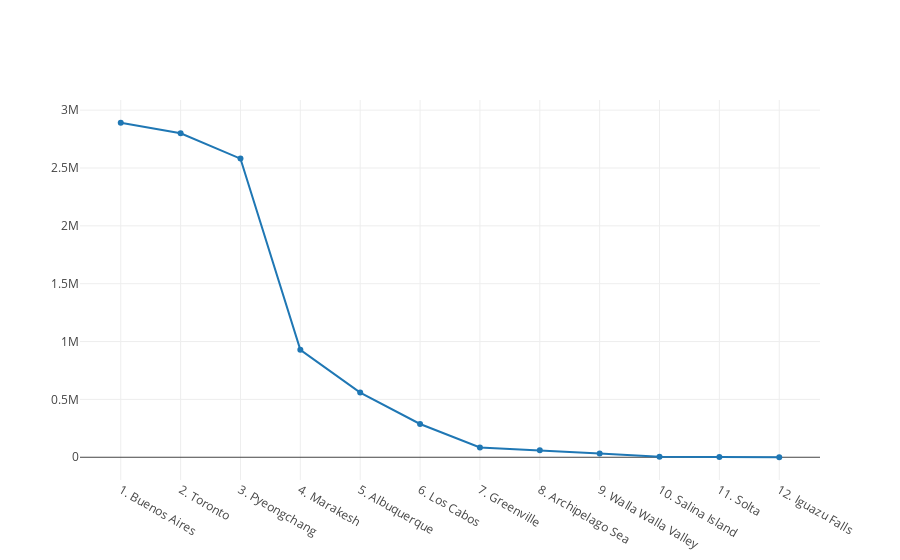

Notebook cell for this chart:
### Code cell
import plotly
plotly.offline.init_notebook_mode(connected=True)
plotly.offline.iplot([trace_populations])

### Figure 1 — Plotly figure (JSON) as saved in the notebook; plotly's stock layout.template omitted (floating-point values rounded to 4 significant figures)
{"data": [{"name": "populations", "text": ["1. Buenos Aires", "2. Toronto", "3. Pyeongchang", "4. Marakesh", "5. Albuquerque", "6. Los Cabos", "7. Greenville", "8. Archipelago Sea", "9. Walla Walla Valley", "10. Salina Island", "11. Solta", "12. Iguazu Falls"], "type": "scatter", "uid": "a8f55db0-957d-11e9-a233-27bcec542992", "x": ["1. Buenos Aires", "2. Toronto", "3. Pyeongchang", "4. Marakesh", "5. Albuquerque", "6. Los Cabos", "7. Greenville", "8. Archipelago Sea", "9. Walla Walla Valley", "10. Salina Island", "11. Solta", "12. Iguazu Falls"], "y": [2891000, 2800000, 2581000, 928850, 559277, 287651, 84554, 60000, 32237, 4000, 1700, 0]}], "layout": {}}
